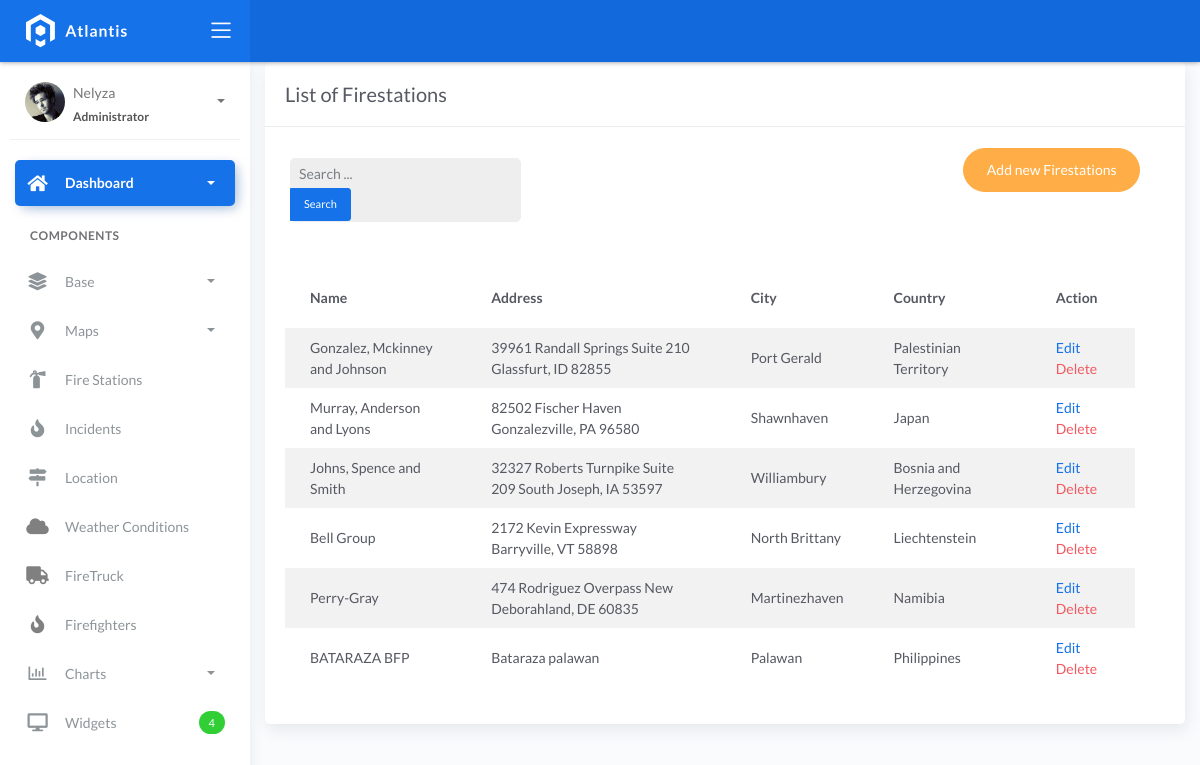
/firestation_list/, run on an earlier commit of the app's database.
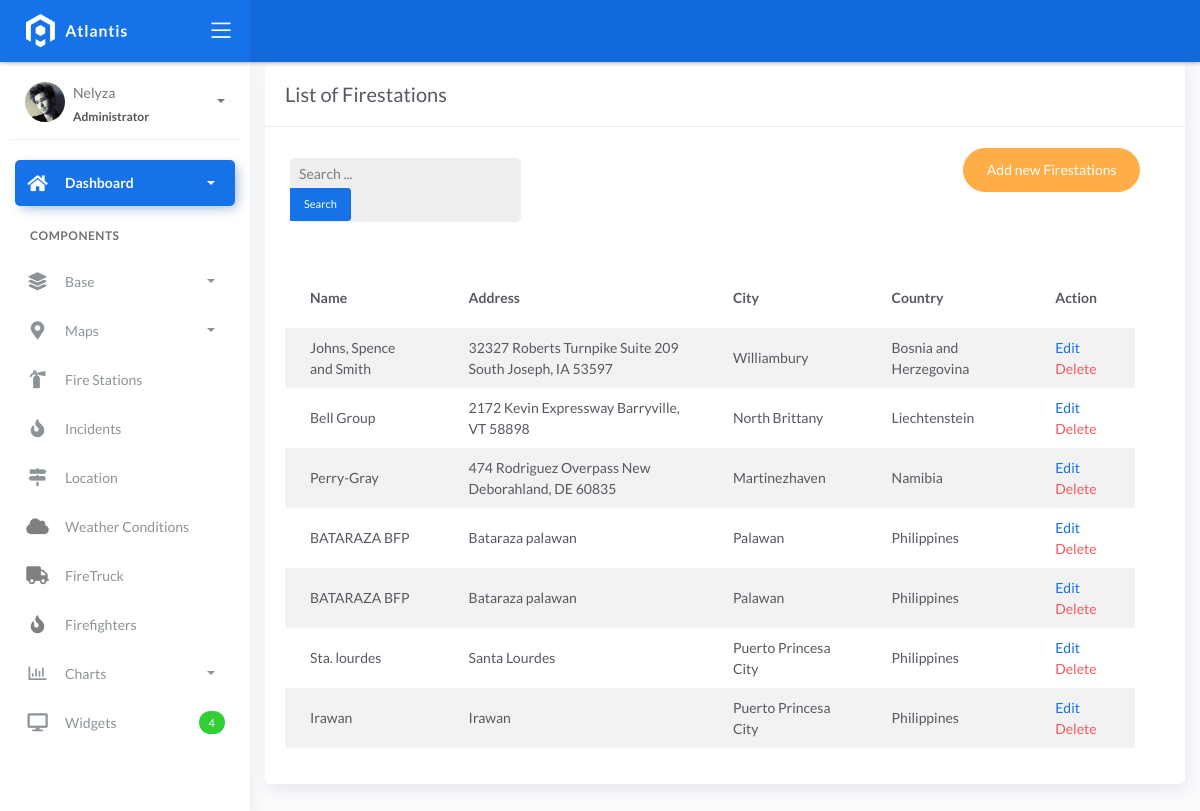
And on a later commit of the database.
### fire/models.py (models this page shows)
class BaseModel(models.Model):
    created_at = models.DateTimeField(auto_now_add=True, db_index=True)
    updated_at = models.DateTimeField(auto_now=True)
    class Meta:
        abstract = True

class FireStation(BaseModel):
    name = models.CharField(max_length=150)
    latitude = models.DecimalField(
        max_digits=22, decimal_places=16, null=True, blank=True)
    longitude = models.DecimalField(
        max_digits=22, decimal_places=16, null=True, blank=True)
    address = models.CharField(max_length=150)
    city = models.CharField(max_length=150)  # can be in separate table
    country = models.CharField(max_length=150)  # can be in separate table

### fire/views.py (the view, shortened to what this page needs)
# urls.py: path('firestation_list/', firestationListView.as_view(), name='station-list'),
class firestationListView(ListView):
    model = FireStation
    template_name = 'station_list.html'
    context_object_name = 'object_list'
    paginate_by = 10
    def get_queryset(self, *args, **kwargs):
        qs = super().get_queryset(*args, **kwargs)
        query = self.request.GET.get("q")
        return qs

### templates/station_list.html (shortened to what this page needs)
{% extends 'base.html' %}
{% load static %}
{% block content %}
<div class="content">
  <div class="container-fluid">
     <div class="row">
      <div class="col-md-12">
        <div class="card">
         <div class="card-header">
           <div class="card-title">List of Firestations</div>
        </div>
        <div class="col-md-12 row">
          <div class="col-md-4">
            <form class="navbar-left navbar-form nav-search mr-md-3" action="{% url 'station-list' %}">
              <div class="form-group">
                <div class="input-group">
                  <input type="text" id="search" placeholder="Search ..." class="form-control form-control-sm" name="q" />
                  <div class="input-group-append">
                    <button class="btn btn-sm btn-primary" type="submit">Search</button>
                  </div>
                </div>
              </div>
            </form>
          </div>
        <div class="col-md-2">
         </div>
            <div class="col-md-6">
              <div class="pull-right"> <a href="{% url 'firestation-add' %}" class="btn btn-warning btn-rounded">Add new Firestations</a>
        </div>
        </div>
        <div class="card-body">
        <table class="table table-striped mt-3">
        <thead>
            <tr>
              <th scope="col">Name</th>
              <th scope="col">Address</th>
              <th scope="col">City</th>
              <th scope="col">Country</th>
              <th scope="col">Action</th>
            </tr>
            </thead>
            <tbody>
              {% for object in object_list %}
              <tr>
                <td>{{ object.name }}</td>
                <td>{{ object.address }}</td>
                <td>{{ object.city }}</td>
                <td>{{ object.country }}</td>
                <td>
                    <a href="{% url 'firestation-update' object.id %}">Edit</a>
                    <a href="{% url 'firestation-delete' object.id %}" class="text-danger">Delete</a>
                </td>
              </tr>
              {% empty %}
              <tr>
                <td colspan="5" style="text-align: center">
                <p class="text-sm font-weight-bold mb-0">No Records Found.</p>
                </td>
            </tr>
              {% endfor %}
              </tbody>
            </table>
           </div>
          </div>
        </div>
      </div>
    </div>
</div>
{% endblock %}

### templates/base.html (shortened to what this page needs)
{% load static %}
<!DOCTYPE html>
<html lang="en">
  <head>
    <link rel="stylesheet" href="{% static 'css/bootstrap.min.css' %}" />
    <link rel="stylesheet" href="{% static 'css/atlantis.min.css' %}" />
    <link rel="stylesheet" href="{% static 'css/demo.css' %}" />
  </head>
  <body>
    <div class="wrapper">
      <div class="main-header">
        <div class="logo-header" data-background-color="blue">
          <a href="index.html" class="logo">
            <img src="{% static 'img/logo.svg' %}" alt="navbar brand" class="navbar-brand" />
          </a>
          <div class="nav-toggle">
            <button class="btn btn-toggle toggle-sidebar">
              <i class="icon-menu"></i>
            </button>
          </div>
        </div>
        <nav class="navbar navbar-header navbar-expand-lg" data-background-color="blue2">
        </nav>
      </div>
      <div class="sidebar sidebar-style-2">
        <div class="sidebar-wrapper scrollbar scrollbar-inner">
          <div class="sidebar-content">
            <div class="user">
              <div class="avatar-sm float-left mr-2">
                <img src="{% static 'img/mlane.jpg' %}" alt="..." class="avatar-img rounded-circle" />
              </div>
              <div class="info">
                <a data-toggle="collapse" href="#collapseExample" aria-expanded="true">
                  <span>
                   Nelyza
                    <span class="user-level">Administrator</span>
                    <span class="caret"></span>
                  </span>
                </a>
              </div>
            </div>
            <ul class="nav nav-primary">
              <li class="nav-item active">
                <a data-toggle="collapse" href="#dashboard" class="collapsed" aria-expanded="false">
                  <i class="fas fa-home"></i>
                  <p>Dashboard</p>
                  <span class="caret"></span>
                </a>
              </li>
              <li class="nav-section">
                <h4 class="text-section">Components</h4>
              </li>
              <li class="nav-item">
                <a data-toggle="collapse" href="#base">
                  <i class="fas fa-layer-group"></i>
                  <p>Base</p>
                  <span class="caret"></span>
                </a>
              </li>
              <li class="nav-item">
                <a data-toggle="collapse" href="#maps">
                  <i class="fas fa-map-marker-alt"></i>
                  <p>Maps</p>
                  <span class="caret"></span>
                </a>
              </li>
              <li class="nav-item">
                <a href="{% url 'station-list' %}">
                  <i class="fas fa-fire-extinguisher"></i>
                  <p>Fire Stations</p>
                </a>
              </li>
              <li class="nav-item">
                <a href="{% url 'fire-incident-list' %}">
                    <i class="fas fa-fire"></i>
                    <p>Incidents</p>
                </a>
            </li>
            <li class="nav-item">
              <a href="{% url 'location-list' %}">
                <i class="fas fa-map-signs"></i>
                <p>Location</p>
              </a>
            </li>
            <li class="nav-item">
              <a href="{% url 'weather-list' %}">
                <i class="fas fa-cloud" style="color: gray;"></i>
                <p>Weather Conditions</p>
              </a>
            </li>
            <li class="nav-item">
              <a href="{% url 'firetruck-list' %}">
                <i class="fas fa-truck" style="color: gray;"></i>
                <p>FireTruck</p>
              </a>
            </li>
            <li class="nav-item">
              <a href="{% url 'firefighters-list' %}">
                  <i class="fas fa-fire" style="color: gray;"></i>
                  <p>Firefighters</p>
              </a>
            </li>
              <li class="nav-item">
                <a data-toggle="collapse" href="#charts">
                  <i class="far fa-chart-bar"></i>
                  <p>Charts</p>
                  <span class="caret"></span>
                </a>
              </li>
              <li class="nav-item">
                <a href="widgets.html">
                  <i class="fas fa-desktop"></i>
                  <p>Widgets</p>
                  <span class="badge badge-success">4</span>
                </a>
              </li>
            </ul>
          </div>
        </div>
      </div>
      <div class="main-panel">
        <div class="content">
          {% block content %}
          {% endblock %}
          </div>
        </div>
      </div>
    </div>
  </body>
</html>

What changed in the data, as far as the page shows it:
removed FireStation: name "Gonzalez, Mckinney and Johnson", address "39961 Randall Springs Suite 210 Glassfurt, ID 82855", city "Port Gerald", country "Palestinian Territory"
removed FireStation: name "Murray, Anderson and Lyons", address "82502 Fischer Haven Gonzalezville, PA 96580", city "Shawnhaven", country "Japan"
added FireStation: name "BATARAZA BFP", address "Bataraza palawan", city "Palawan", country "Philippines"
added FireStation: name "Sta. lourdes", address "Santa Lourdes", city "Puerto Princesa City", country "Philippines"
added FireStation: name "Irawan", address "Irawan", city "Puerto Princesa City", country "Philippines"
